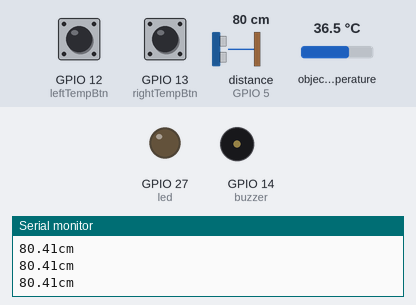
This sketch was run on a simulated ESP32. Shown: output pins drawn as LEDs (lit = HIGH), buzzer (waves = sounding), the last lines printed to the serial monitor. Wiring (inferred from the names in the program): ultrasonic range finder: trigger GPIO 2; echo GPIO 5. The inputs (shaded band) are chosen by the test bench; at power-on: GPIO 13 (rightTempBtn) LOW, distance to the obstacle (sensor on GPIO 5) 80 cm, GPIO 12 (leftTempBtn) LOW, object temperature 36.5 °C. The echo pulse lasts 58.3 µs per cm; WiFi joins after 1.5 s; servers stay silent unless stated; uploads are accepted with an empty reply; pins used as bus, display or sensor lines are not drawn.

Above: at 2.7 s.
2.8 s: GPIO 13 (rightTempBtn) pulled HIGH for 0.15 s
At 3.42 s:
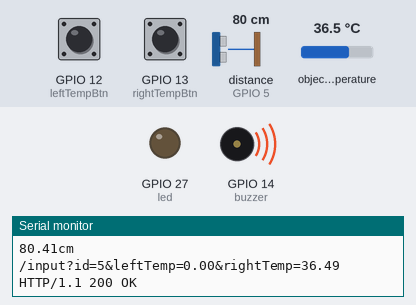
5.0 s: distance to the obstacle (sensor on GPIO 5) set to 8 cm
6.5 s: distance to the obstacle (sensor on GPIO 5) set to 5 cm
At 9.4 s:
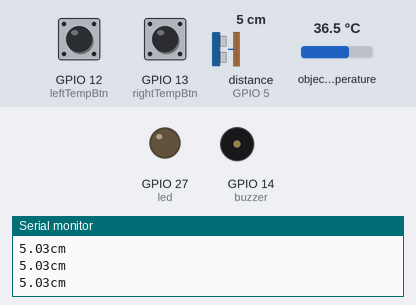
9.5 s: distance to the obstacle (sensor on GPIO 5) set to 2 cm
At 10.4 s:
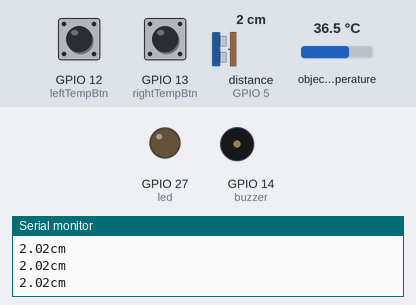
11.0 s: GPIO 12 (leftTempBtn) pulled HIGH for 1 s
At 11.27 s:
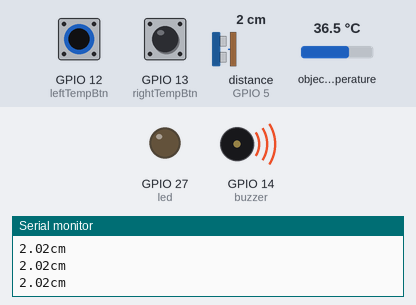
14.0 s: GPIO 12 (leftTempBtn) pulled HIGH for 3.2 s
At 18.3 s:
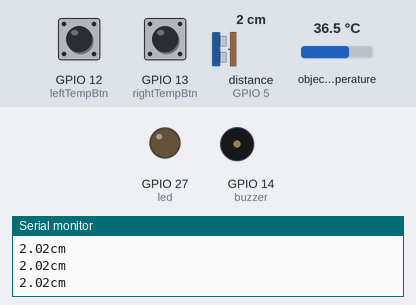
Timing chart, 0 to 19.7 s (numbered marks = the images above; inputs shaded):
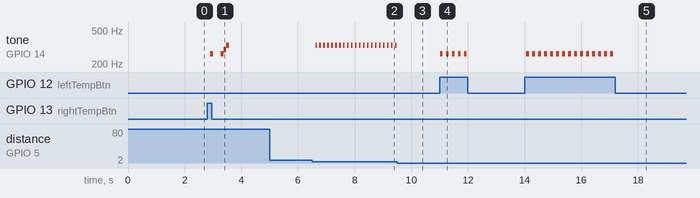

The sketch:

hust_skin_temp.ino
```cpp
#include <WiFi.h>
#include <Wire.h>
#include <Adafruit_MLX90614.h>

const char* ssid = "U+Net3F5A";
const char* password = "1CB2019693";
const char* host = "3.21.37.105";
const uint16_t port = 8000;

int id = 5; // device id
// sda = 21, scl = 22
int leftTempBtn = 12;
int rightTempBtn = 13;
int trig = 2;
int echo = 5;
int led = 27;
int buzzer = 14;

double distance;
double leftTemp, rightTemp;

Adafruit_MLX90614 mlx = Adafruit_MLX90614();

void setupWiFi(void) {
  Serial.print("Connecting to ");
  Serial.println(ssid);

  WiFi.begin(ssid, password);

  while (WiFi.status() != WL_CONNECTED) {
    delay(500);
    Serial.print(".");
  }
  Serial.println("");
  Serial.println("WiFi connected");
}

double getTemp(void) {
  double ot = mlx.readObjectTempC();

  if (isnan(ot)) {
      Serial.println("Failed to read from sensor!");
      return -1;
  }

  return ot;
}

void sendData(double leftTemp, double rightTemp) {
  String url;

  if (leftTemp == -1 || rightTemp == -1) {
    return;
  }

  url = "/input?id=" + String(id);
  url += "&leftTemp=" + String(leftTemp);
  url += "&rightTemp=" + String(rightTemp);
  Serial.println(url);

  WiFiClient client;

  if (!client.connect(host, port)) {
    Serial.println("Connection failed.");
    return;
  }

  client.print("GET " + url + " HTTP/1.1\n\n");

  int maxloops = 0;

  while (!client.available() && maxloops < 1000) {
    maxloops++;
    delay(1);
  }

  if (client.available() > 0) {
    String line = client.readStringUntil('\r');
    Serial.println(line);
    tone(buzzer,262);
    delay(100);
    noTone();
    tone(buzzer,294);
    delay(100);
    noTone();
    tone(buzzer,330);
    delay(100);
    noTone();
  }
  else {
    Serial.println("client.available() timed out");
    tone(buzzer,330);
    delay(100);
    noTone();
    tone(buzzer,294);
    delay(100);
    noTone();
    tone(buzzer,262);
    delay(100);
    noTone();
  }

  Serial.println("Closing connection.");
  client.stop();
}

int playing = 0;
void tone(byte pin, int freq) {
  ledcSetup(0, 2000, 8); // setup beeper
  ledcAttachPin(pin, 0); // attach beeper
  ledcWriteTone(0, freq); // play tone
  playing = pin;
}

void noTone() {
  tone(playing, 0);
}

double getDistance() {
  double distance = -1;

  digitalWrite(trig, 1);
  delayMicroseconds(10);
  digitalWrite(trig, 0);

  if (digitalRead(echo) == 0) {
    distance = (double)pulseIn(echo, 1) / 29 / 2;
  }
  else {
    pinMode(echo, OUTPUT);
    digitalWrite(echo, 0);
    pinMode(echo, INPUT);
  }

  Serial.print(distance);
  Serial.println("cm");
  delay(10);

  return distance;
}

void setup() {
  Serial.begin(115200);
  delay(10);

  mlx.begin();
  pinMode(leftTempBtn, INPUT);
  pinMode(rightTempBtn, INPUT);
  pinMode(trig, OUTPUT);
  pinMode(echo, INPUT);
  pinMode(led, OUTPUT);
  pinMode(buzzer, OUTPUT);

  setupWiFi();

}

void loop() {
  double d = getDistance();

  if (d > 3 && d < 7) {
    tone(buzzer,330);
    delay(10);
    noTone();
    tone(buzzer,330);
    delay(10);
    noTone();
    tone(buzzer,330);
    delay(10);
    noTone();
  }

  if (digitalRead(leftTempBtn) == HIGH) {
    leftTemp = getTemp();
    tone(buzzer,262);
    delay(100);
    noTone();
  }
  else if (digitalRead(rightTempBtn) == HIGH) {
    rightTemp = getTemp();
    tone(buzzer,262);
    delay(100);
    noTone();
    sendData(leftTemp, rightTemp);
    leftTemp = 0;
    rightTemp = 0;
  }

  delay(100);
}
```

Measured:
- the behaviour switches between 7 and 6 cm on distance to the obstacle (sensor on GPIO 5) (found by bisection; images 1 and 2)
- the behaviour switches between 3 and 2 cm on distance to the obstacle (sensor on GPIO 5) (found by bisection; images 2 and 3)
- after the input at 2.8 s, tone on GPIO 14 (buzzer): plays 262 Hz for 0.10 s, 262 Hz for 0.10 s, 294 Hz for 0.10 s, 330 Hz for 0.10 s, starting after 0.11 s
- after the input at 6.5 s, tone on GPIO 14 (buzzer): alternates 330 Hz for 0.03 s and silent for 0.11 s, starting after 0.12 s
- after the input at 9.5 s, tone on GPIO 14 (buzzer): stops changing and stays silent
- after the input at 11.0 s, tone on GPIO 14 (buzzer): alternates 262 Hz for 0.10 s and silent for 0.11 s, 10 changes in all, then stays silent, starting at once
- after the input at 14.0 s, tone on GPIO 14 (buzzer): alternates 262 Hz for 0.10 s and silent for 0.11 s, 30 changes in all, then stays silent, starting after 0.07 s
